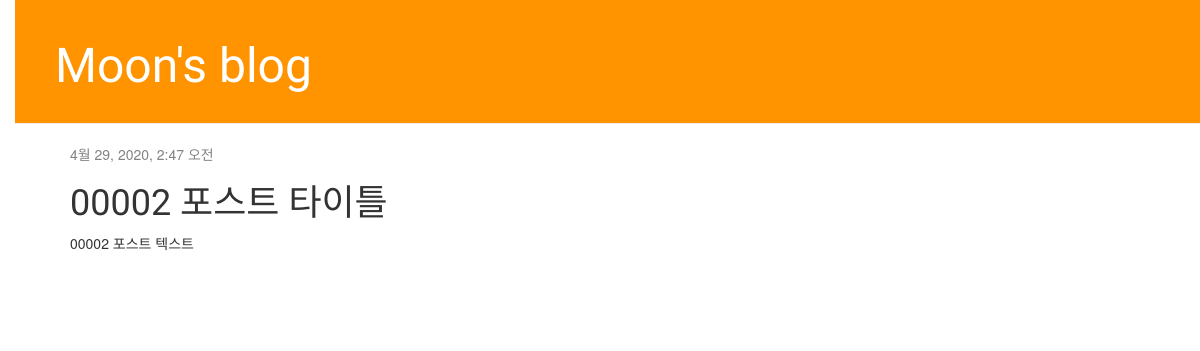
Before: /post/2/ with the older database file.
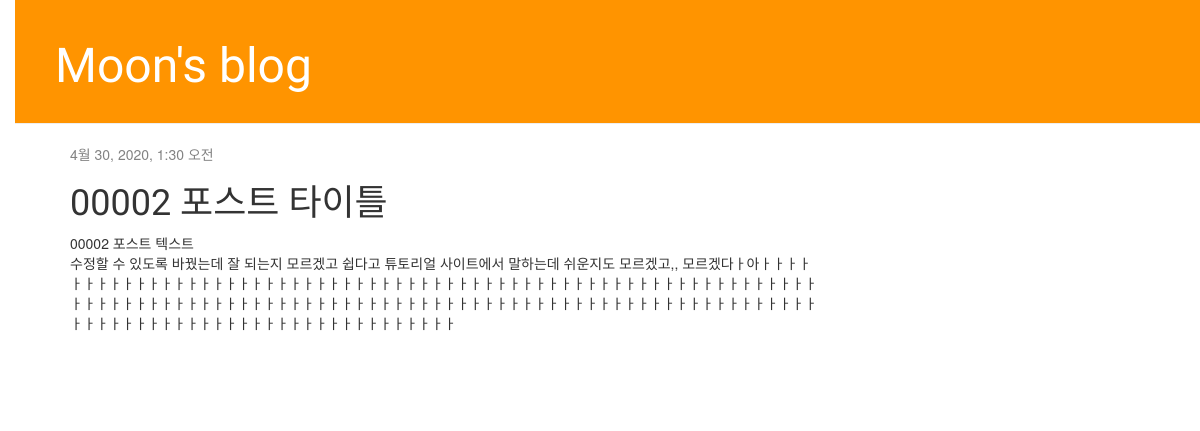
After: the same page with the newer database file.
### blog/models.py (models this page shows, shortened)
class Post(models.Model):
    author = models.ForeignKey(settings.AUTH_USER_MODEL, on_delete=models.CASCADE)
    title = models.CharField(max_length = 200)
    text = models.TextField()
    created_date = models.DateTimeField(default=timezone.now)
    published_date = models.DateTimeField(blank = True, null = True)

### blog/views.py (the view)
# urls.py: path('post/<int:pk>/', views.post_detail, name='post_detail'),
def post_detail(request,pk):
    post = get_object_or_404(Post, pk=pk)
    return render(request, 'blog/post_detail.html', {'post': post})

### blog/templates/blog/post_detail.html (shortened to what this page needs)
{% extends 'blog/base.html' %}
{% block content %}
    <div class="post">
        {% if post.published_date %}
            <div class="date">
                {{ post.published_date }}
            </div>
        {% endif %}
        <h1>{{ post.title }}</h1>
        <p>{{ post.text|linebreaksbr }}</p>
    </div>
{% endblock %}

Changed rows visible on the page:
changed Post "00002 포스트 타이틀": published_date "4월 29, 2020, 2:47 오전" → "4월 30, 2020, 1:30 오전"; text "00002 포스트 텍스트" → "00002 포스트 텍스트 수정할 수 있도록 바꿨는데 잘 되는지 모르겠고 쉽다고 튜토리얼 사이트에서 말하는데 쉬운지도 모르겠고,, 모르겠다ㅏ아ㅏㅏㅏㅏㅏㅏㅏㅏㅏㅏㅏㅏㅏㅏㅏㅏㅏㅏㅏㅏㅏㅏㅏㅏㅏㅏㅏㅏㅏㅏㅏㅏㅏㅏㅏㅏㅏㅏㅏㅏㅏㅏㅏㅏㅏㅏㅏㅏㅏㅏㅏㅏㅏㅏㅏㅏㅏㅏㅏㅏㅏㅏㅏㅏㅏㅏㅏㅏㅏㅏㅏㅏㅏㅏㅏㅏㅏㅏㅏㅏㅏㅏㅏㅏㅏㅏㅏㅏㅏㅏㅏㅏㅏㅏㅏㅏㅏㅏㅏㅏㅏㅏㅏㅏㅏㅏㅏㅏㅏㅏㅏㅏㅏㅏㅏㅏㅏㅏㅏㅏㅏㅏㅏㅏㅏㅏㅏㅏㅏㅏㅏㅏㅏㅏㅏㅏㅏㅏㅏㅏㅏㅏㅏㅏㅏㅏㅏㅏㅏㅏ"
